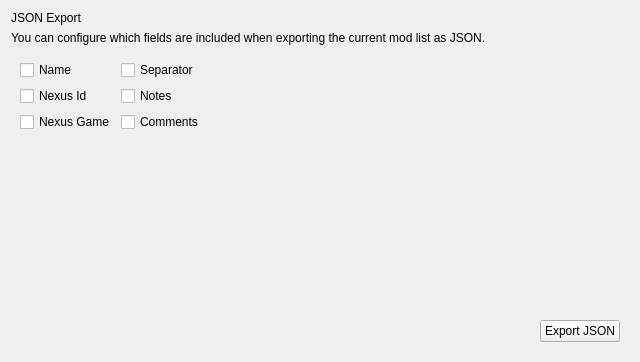
<?xml version="1.0" encoding="UTF-8"?>
<ui version="4.0">
 <class>Form</class>
 <widget class="QWidget" name="Form">
  <property name="geometry">
   <rect>
    <x>0</x>
    <y>0</y>
    <width>640</width>
    <height>362</height>
   </rect>
  </property>
  <property name="windowTitle">
   <string>Form</string>
  </property>
  <layout class="QVBoxLayout" name="verticalLayout">
   <item>
    <widget class="QWidget" name="widget" native="true">
     <layout class="QVBoxLayout" name="verticalLayout_2">
      <property name="leftMargin">
       <number>0</number>
      </property>
      <property name="topMargin">
       <number>0</number>
      </property>
      <property name="rightMargin">
       <number>0</number>
      </property>
      <property name="bottomMargin">
       <number>0</number>
      </property>
      <item>
       <widget class="QLabel" name="label">
        <property name="sizePolicy">
         <sizepolicy hsizetype="Preferred" vsizetype="Preferred">
          <horstretch>0</horstretch>
          <verstretch>0</verstretch>
         </sizepolicy>
        </property>
        <property name="text">
         <string>JSON Export</string>
        </property>
       </widget>
      </item>
      <item>
       <widget class="QLabel" name="label_2">
        <property name="sizePolicy">
         <sizepolicy hsizetype="Preferred" vsizetype="Preferred">
          <horstretch>0</horstretch>
          <verstretch>0</verstretch>
         </sizepolicy>
        </property>
        <property name="text">
         <string>You can configure which fields are included when exporting the current mod list as JSON.</string>
        </property>
       </widget>
      </item>
     </layout>
    </widget>
   </item>
   <item>
    <widget class="QWidget" name="widget_3" native="true">
     <property name="sizePolicy">
      <sizepolicy hsizetype="Preferred" vsizetype="MinimumExpanding">
       <horstretch>0</horstretch>
       <verstretch>0</verstretch>
      </sizepolicy>
     </property>
     <layout class="QFormLayout" name="formLayout">
      <item row="0" column="0">
       <widget class="QCheckBox" name="checkBox">
        <property name="text">
         <string>Name</string>
        </property>
       </widget>
      </item>
      <item row="0" column="1">
       <widget class="QCheckBox" name="checkBox_4">
        <property name="text">
         <string>Separator</string>
        </property>
       </widget>
      </item>
      <item row="1" column="0">
       <widget class="QCheckBox" name="checkBox_2">
        <property name="text">
         <string>Nexus Id</string>
        </property>
       </widget>
      </item>
      <item row="1" column="1">
       <widget class="QCheckBox" name="checkBox_5">
        <property name="text">
         <string>Notes</string>
        </property>
       </widget>
      </item>
      <item row="2" column="0">
       <widget class="QCheckBox" name="checkBox_3">
        <property name="text">
         <string>Nexus Game</string>
        </property>
       </widget>
      </item>
      <item row="2" column="1">
       <widget class="QCheckBox" name="checkBox_6">
        <property name="text">
         <string>Comments</string>
        </property>
       </widget>
      </item>
     </layout>
    </widget>
   </item>
   <item>
    <widget class="QWidget" name="widget_2" native="true">
     <layout class="QHBoxLayout" name="horizontalLayout">
      <item>
       <spacer name="horizontalSpacer">
        <property name="orientation">
         <enum>Qt::Horizontal</enum>
        </property>
        <property name="sizeHint" stdset="0">
         <size>
          <width>520</width>
          <height>20</height>
         </size>
        </property>
       </spacer>
      </item>
      <item>
       <widget class="QPushButton" name="pushButton">
        <property name="text">
         <string>Export JSON</string>
        </property>
       </widget>
      </item>
     </layout>
    </widget>
   </item>
  </layout>
 </widget>
 <resources/>
 <connections/>
</ui>
